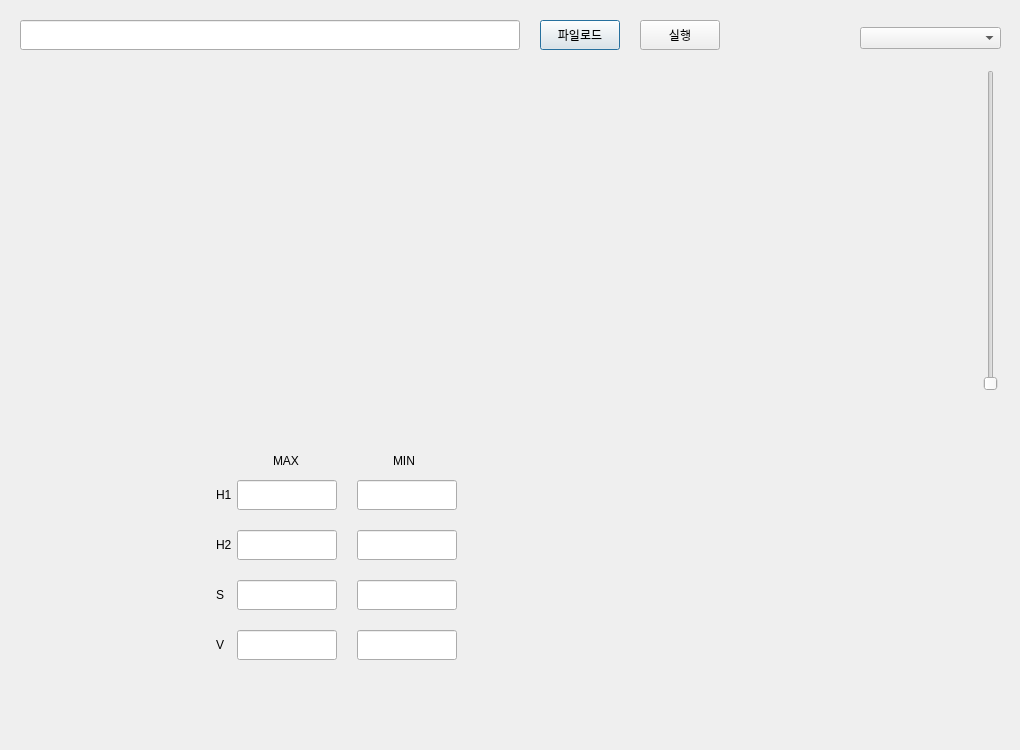
<?xml version="1.0" encoding="UTF-8"?>
<ui version="4.0">
 <class>Dialog</class>
 <widget class="QDialog" name="Dialog">
  <property name="geometry">
   <rect>
    <x>0</x>
    <y>0</y>
    <width>1020</width>
    <height>750</height>
   </rect>
  </property>
  <property name="windowTitle">
   <string>Dialog</string>
  </property>
  <widget class="QPushButton" name="loadBtn">
   <property name="geometry">
    <rect>
     <x>540</x>
     <y>20</y>
     <width>80</width>
     <height>30</height>
    </rect>
   </property>
   <property name="text">
    <string>파일로드</string>
   </property>
  </widget>
  <widget class="QPushButton" name="procBtn">
   <property name="geometry">
    <rect>
     <x>640</x>
     <y>20</y>
     <width>80</width>
     <height>30</height>
    </rect>
   </property>
   <property name="text">
    <string>실행</string>
   </property>
  </widget>
  <widget class="QLineEdit" name="filePath">
   <property name="geometry">
    <rect>
     <x>20</x>
     <y>20</y>
     <width>500</width>
     <height>30</height>
    </rect>
   </property>
  </widget>
  <widget class="QLabel" name="imgSrc">
   <property name="geometry">
    <rect>
     <x>20</x>
     <y>70</y>
     <width>460</width>
     <height>320</height>
    </rect>
   </property>
   <property name="text">
    <string/>
   </property>
   <property name="pixmap">
    <pixmap>image/1.jpg</pixmap>
   </property>
  </widget>
  <widget class="QLabel" name="imgDst">
   <property name="geometry">
    <rect>
     <x>500</x>
     <y>410</y>
     <width>460</width>
     <height>320</height>
    </rect>
   </property>
   <property name="text">
    <string/>
   </property>
   <property name="pixmap">
    <pixmap>image/orange.png</pixmap>
   </property>
  </widget>
  <widget class="QLabel" name="imgThr">
   <property name="geometry">
    <rect>
     <x>500</x>
     <y>70</y>
     <width>460</width>
     <height>320</height>
    </rect>
   </property>
   <property name="text">
    <string/>
   </property>
   <property name="pixmap">
    <pixmap>image/2.jpg</pixmap>
   </property>
  </widget>
  <widget class="QLineEdit" name="lineEdit_2">
   <property name="geometry">
    <rect>
     <x>237</x>
     <y>480</y>
     <width>100</width>
     <height>30</height>
    </rect>
   </property>
  </widget>
  <widget class="QLineEdit" name="lineEdit_3">
   <property name="geometry">
    <rect>
     <x>357</x>
     <y>480</y>
     <width>100</width>
     <height>30</height>
    </rect>
   </property>
  </widget>
  <widget class="QLineEdit" name="lineEdit_4">
   <property name="geometry">
    <rect>
     <x>237</x>
     <y>530</y>
     <width>100</width>
     <height>30</height>
    </rect>
   </property>
  </widget>
  <widget class="QLineEdit" name="lineEdit_5">
   <property name="geometry">
    <rect>
     <x>357</x>
     <y>530</y>
     <width>100</width>
     <height>30</height>
    </rect>
   </property>
  </widget>
  <widget class="QLineEdit" name="lineEdit_6">
   <property name="geometry">
    <rect>
     <x>237</x>
     <y>580</y>
     <width>100</width>
     <height>30</height>
    </rect>
   </property>
  </widget>
  <widget class="QLineEdit" name="lineEdit_7">
   <property name="geometry">
    <rect>
     <x>357</x>
     <y>580</y>
     <width>100</width>
     <height>30</height>
    </rect>
   </property>
  </widget>
  <widget class="QLineEdit" name="lineEdit_8">
   <property name="geometry">
    <rect>
     <x>237</x>
     <y>630</y>
     <width>100</width>
     <height>30</height>
    </rect>
   </property>
  </widget>
  <widget class="QLineEdit" name="lineEdit_9">
   <property name="geometry">
    <rect>
     <x>357</x>
     <y>630</y>
     <width>100</width>
     <height>30</height>
    </rect>
   </property>
  </widget>
  <widget class="QLabel" name="label_4">
   <property name="geometry">
    <rect>
     <x>273</x>
     <y>455</y>
     <width>70</width>
     <height>12</height>
    </rect>
   </property>
   <property name="text">
    <string>MAX</string>
   </property>
  </widget>
  <widget class="QLabel" name="label_5">
   <property name="geometry">
    <rect>
     <x>393</x>
     <y>455</y>
     <width>70</width>
     <height>12</height>
    </rect>
   </property>
   <property name="text">
    <string>MIN</string>
   </property>
  </widget>
  <widget class="QLabel" name="label_6">
   <property name="geometry">
    <rect>
     <x>216</x>
     <y>489</y>
     <width>70</width>
     <height>12</height>
    </rect>
   </property>
   <property name="text">
    <string>H1</string>
   </property>
  </widget>
  <widget class="QLabel" name="label_7">
   <property name="geometry">
    <rect>
     <x>216</x>
     <y>539</y>
     <width>70</width>
     <height>12</height>
    </rect>
   </property>
   <property name="text">
    <string>H2</string>
   </property>
  </widget>
  <widget class="QLabel" name="label_8">
   <property name="geometry">
    <rect>
     <x>216</x>
     <y>589</y>
     <width>70</width>
     <height>12</height>
    </rect>
   </property>
   <property name="text">
    <string>S</string>
   </property>
  </widget>
  <widget class="QLabel" name="label_9">
   <property name="geometry">
    <rect>
     <x>216</x>
     <y>639</y>
     <width>70</width>
     <height>12</height>
    </rect>
   </property>
   <property name="text">
    <string>V</string>
   </property>
  </widget>
  <widget class="QComboBox" name="comboBox">
   <property name="geometry">
    <rect>
     <x>860</x>
     <y>27</y>
     <width>141</width>
     <height>22</height>
    </rect>
   </property>
  </widget>
  <widget class="QSlider" name="verticalSlider">
   <property name="geometry">
    <rect>
     <x>980</x>
     <y>70</y>
     <width>22</width>
     <height>321</height>
    </rect>
   </property>
   <property name="orientation">
    <enum>Qt::Vertical</enum>
   </property>
  </widget>
 </widget>
 <resources/>
 <connections/>
</ui>
